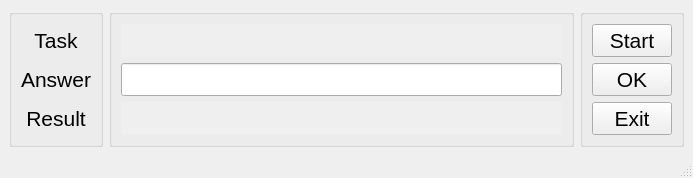
<?xml version="1.0" encoding="UTF-8"?>
<ui version="4.0">
 <class>MainWindow</class>
 <widget class="QMainWindow" name="MainWindow">
  <property name="geometry">
   <rect>
    <x>0</x>
    <y>0</y>
    <width>693</width>
    <height>169</height>
   </rect>
  </property>
  <property name="windowTitle">
   <string>MEME Trainer</string>
  </property>
  <widget class="QWidget" name="centralwidget">
   <layout class="QHBoxLayout" name="horizontalLayout">
    <item>
     <widget class="QGroupBox" name="groupBox">
      <property name="font">
       <font>
        <pointsize>16</pointsize>
       </font>
      </property>
      <property name="title">
       <string/>
      </property>
      <layout class="QVBoxLayout" name="verticalLayout">
       <item>
        <widget class="QLabel" name="lb_text_task">
         <property name="font">
          <font>
           <pointsize>16</pointsize>
          </font>
         </property>
         <property name="text">
          <string>Task</string>
         </property>
         <property name="alignment">
          <set>Qt::AlignCenter</set>
         </property>
        </widget>
       </item>
       <item>
        <widget class="QLabel" name="lb_text_userans">
         <property name="font">
          <font>
           <pointsize>16</pointsize>
          </font>
         </property>
         <property name="text">
          <string>Answer</string>
         </property>
         <property name="alignment">
          <set>Qt::AlignCenter</set>
         </property>
        </widget>
       </item>
       <item>
        <widget class="QLabel" name="lb_text_result">
         <property name="font">
          <font>
           <pointsize>16</pointsize>
          </font>
         </property>
         <property name="text">
          <string>Result</string>
         </property>
         <property name="alignment">
          <set>Qt::AlignCenter</set>
         </property>
        </widget>
       </item>
      </layout>
     </widget>
    </item>
    <item>
     <widget class="QGroupBox" name="groupBox_2">
      <property name="font">
       <font>
        <pointsize>16</pointsize>
       </font>
      </property>
      <property name="title">
       <string/>
      </property>
      <layout class="QVBoxLayout" name="verticalLayout_2">
       <item>
        <widget class="QLabel" name="lb_task">
         <property name="font">
          <font>
           <pointsize>16</pointsize>
          </font>
         </property>
         <property name="contextMenuPolicy">
          <enum>Qt::PreventContextMenu</enum>
         </property>
         <property name="autoFillBackground">
          <bool>true</bool>
         </property>
         <property name="text">
          <string/>
         </property>
         <property name="wordWrap">
          <bool>true</bool>
         </property>
        </widget>
       </item>
       <item>
        <widget class="QLineEdit" name="le_userans">
         <property name="enabled">
          <bool>true</bool>
         </property>
         <property name="font">
          <font>
           <pointsize>16</pointsize>
          </font>
         </property>
         <property name="text">
          <string/>
         </property>
        </widget>
       </item>
       <item>
        <widget class="QLabel" name="lb_result">
         <property name="font">
          <font>
           <pointsize>16</pointsize>
          </font>
         </property>
         <property name="autoFillBackground">
          <bool>true</bool>
         </property>
         <property name="text">
          <string/>
         </property>
         <property name="wordWrap">
          <bool>true</bool>
         </property>
        </widget>
       </item>
      </layout>
     </widget>
    </item>
    <item>
     <widget class="QGroupBox" name="groupBox_3">
      <property name="title">
       <string/>
      </property>
      <layout class="QVBoxLayout" name="verticalLayout_3">
       <item>
        <widget class="QPushButton" name="btn_start_stop">
         <property name="font">
          <font>
           <pointsize>16</pointsize>
          </font>
         </property>
         <property name="text">
          <string>Start</string>
         </property>
        </widget>
       </item>
       <item>
        <widget class="QPushButton" name="btn_ok">
         <property name="font">
          <font>
           <pointsize>16</pointsize>
          </font>
         </property>
         <property name="text">
          <string>OK</string>
         </property>
        </widget>
       </item>
       <item>
        <widget class="QPushButton" name="btn_exit">
         <property name="font">
          <font>
           <pointsize>16</pointsize>
          </font>
         </property>
         <property name="text">
          <string>Exit</string>
         </property>
        </widget>
       </item>
      </layout>
     </widget>
    </item>
   </layout>
  </widget>
  <widget class="QStatusBar" name="statusbar"/>
 </widget>
 <resources/>
 <connections/>
</ui>
